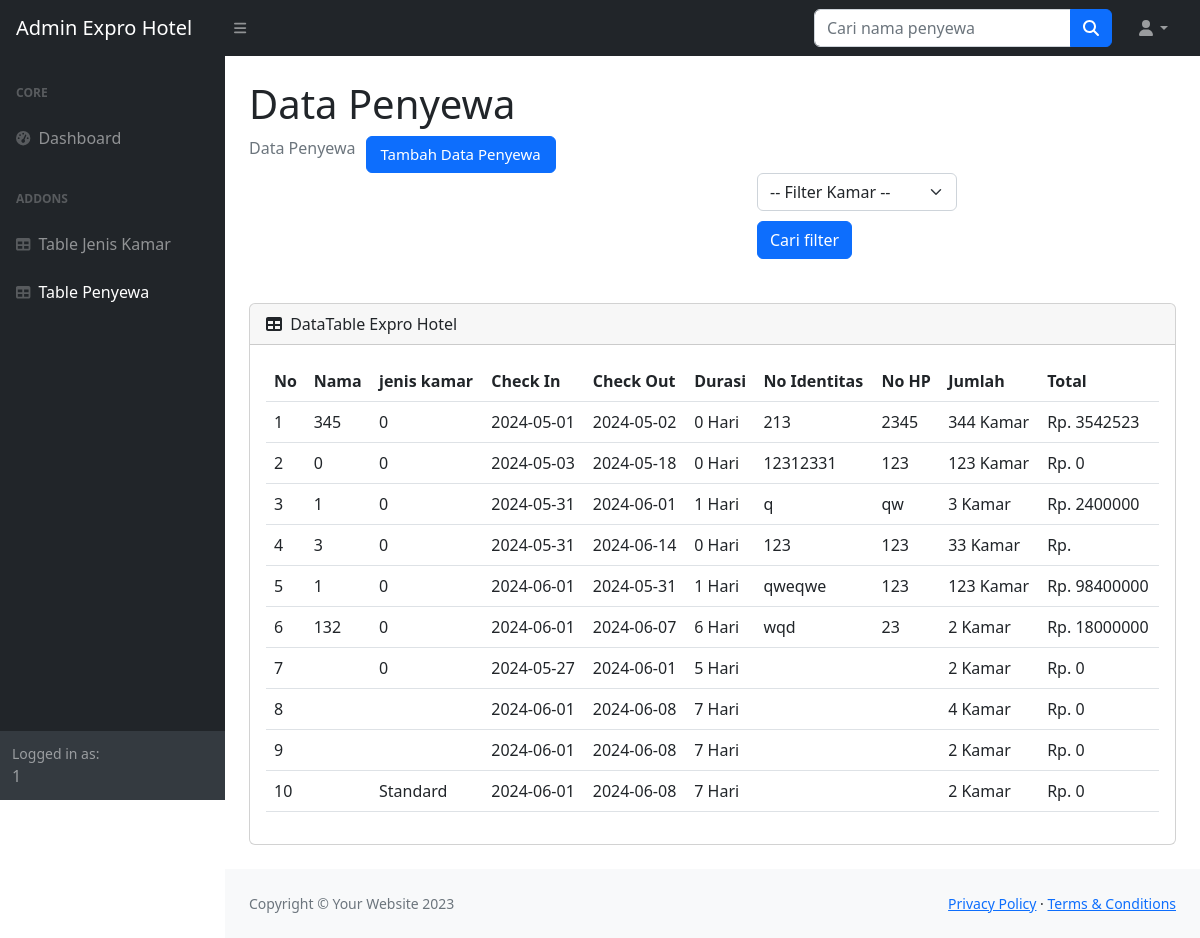
The app's page /table/Table_penyewa.php (signed in) with its own data.
### tables this page shows
CREATE TABLE `tbl_penyewa` (
  `id_sewa` int(100) NOT NULL,
  `nama` varchar(100) NOT NULL,
  `jenis_kamar` varchar(100) NOT NULL,
  `check_in` date NOT NULL DEFAULT current_timestamp(),
  `check_out` date NOT NULL DEFAULT current_timestamp(),
  `durasi` int(100) NOT NULL,
  `no_identitas` varchar(100) NOT NULL,
  `no_hp` varchar(100) NOT NULL,
  `jumlah` varchar(100) NOT NULL,
  `total` varchar(100) NOT NULL
);

### table/Table_penyewa.php (the view, shortened to what this page needs)
<?php
include "../Koneksi_ser.php";
?>
<!DOCTYPE html>
<html lang="en">
    <head>
        <link href="https://cdn.jsdelivr.net/npm/simple-datatables@7.1.2/dist/style.min.css" rel="stylesheet" />
        <link href="../admin_template/css/styles.css" rel="stylesheet" />
    </head>
    <body class="sb-nav-fixed">
        <nav class="sb-topnav navbar navbar-expand navbar-dark bg-dark">
            <a class="navbar-brand ps-3" href="Table_admin.php">Admin Expro Hotel</a>
            <button class="btn btn-link btn-sm order-1 order-lg-0 me-4 me-lg-0" id="sidebarToggle" href="#!"><i class="fas fa-bars"></i></button>
            <form class="d-none d-md-inline-block form-inline ms-auto me-0 me-md-3 my-2 my-md-0" method="POST" action="../proses/Search_penyewa.php">
                <div class="input-group">
                    <input class="form-control" type="text" name="nama" placeholder="Cari nama penyewa" aria-label="Cari nama penyewa" aria-describedby="btnNavbarSearch" />
                    <button class="btn btn-primary" id="btnNavbarSearch" name="search" type="submit"><i class="fas fa-search"></i></button>
                </div>
            </form>
            <ul class="navbar-nav ms-auto ms-md-0 me-3 me-lg-4">
                <li class="nav-item dropdown">
                    <a class="nav-link dropdown-toggle" id="navbarDropdown" href="#" role="button" data-bs-toggle="dropdown" aria-expanded="false"><i class="fas fa-user fa-fw"></i></a>
                </li>
            </ul>
        </nav>
        <div id="layoutSidenav">
            <div id="layoutSidenav_nav">
                <nav class="sb-sidenav accordion sb-sidenav-dark" id="sidenavAccordion">
                    <div class="sb-sidenav-menu">
                        <div class="nav">
                            <div class="sb-sidenav-menu-heading">Core</div>
                            <a class="nav-link" href="Table_admin.php">
                                <div class="sb-nav-link-icon"><i class="fas fa-tachometer-alt"></i></div>
                                Dashboard
                            </a>
                            <div class="sb-sidenav-menu-heading">Addons</div>
                            <a class="nav-link" href="Table_jenis_kamar.php">
                                <div class="sb-nav-link-icon"><i class="fas fa-table"></i></div>
                                Table Jenis Kamar
                            </a>
                            <a class="nav-link" href="Table_penyewa.php">
                                <div class="sb-nav-link-icon"><i class="fas fa-table"></i></div>
                                <span>Table Penyewa</span>
                            </a>
                        </div>
                    </div>
                    <div class="sb-sidenav-footer">
                        <div class="small">Logged in as:</div>
                        <?php echo $_SESSION["username"]?>
                    </div>
                </nav>
            </div>
            <div id="layoutSidenav_content">
                <main>
                    <div class="container-fluid px-4">
                        <h1 class="mt-4">Data Penyewa</h1>
                        <ol class="breadcrumb mb-4">
                            <li class="breadcrumb-item active">Data Penyewa</li>
                            <a href="../tambah/Tambah_penyewa.php"><button type="submit" class="btn btn-primary" style="width:190px; margin-left:10px; font-size:15px;">Tambah Data Penyewa</button></a>
                            <form style="margin-bottom:20px; margin-left:508px;" action="../proses/Search_penyewa_2.php" method="POST">
                                <select class="form-select" name="jenis_kamar" style="width:200px;" aria-describedby="filter">
                                    <option selected>-- Filter Kamar --</option>
                                </select>
                                <button type="submit" id="filter" style="margin-top:10px;" class="btn btn-primary" name="filter">Cari filter</button>
                            </form>
                        </ol>
                        <div class="card mb-4">
                            <div class="card-header">
                                <i class="fas fa-table me-1"></i>
                                DataTable Expro Hotel
                            </div>
                            <div class="card-body">
                                <table id="datatablesSimple" class="table">
                                    <thead>
                                        <tr>
                                            <th>No</th>
                                            <th>Nama</th>
                                            <th>jenis kamar</th>
                                            <th>Check In</th>
                                            <th>Check Out</th>
                                            <th>Durasi</th>
                                            <th>No Identitas</th>
                                            <th>No HP</th>
                                            <th>Jumlah</th>
                                            <th>Total</th>
                                        </tr>
                                <?php
                                    $sql = "SELECT * FROM tbl_penyewa";
                                    $hasil = $db->query($sql);
                                    $no = 1;
                                    foreach ($hasil as $row) {
                                ?>
                                    <tr>
                                        <td><?php echo $no++;?></td>
                                        <td><?php echo $row['nama'];?></td>
                                        <td><?php echo $row['jenis_kamar'];?></td>
                                        <td><?php echo $row['check_in'];?></td>
                                        <td><?php echo $row['check_out'];?></td>
                                        <td><?php echo $row['durasi']." Hari";?></td>
                                        <td><?php echo $row['no_identitas'];?></td>
                                        <td><?php echo $row['no_hp'];?></td>
                                        <td><?php echo $row['jumlah']. " Kamar";?></td>
                                        <td><?php echo "Rp. ". $row['total'];?></td>
                                    </tr>
                                    <?php
                                        }
                                    ?>
                                    </thead>
                                </table>
                            </div>
                        </div>
                    </div>
                </main>
                <footer class="py-4 bg-light mt-auto">
                    <div class="container-fluid px-4">
                        <div class="d-flex align-items-center justify-content-between small">
                            <div class="text-muted">Copyright &copy; Your Website 2023</div>
                            <div>
                                <a href="#">Privacy Policy</a>
                                &middot;
                                <a href="#">Terms &amp; Conditions</a>
                            </div>
                        </div>
                    </div>
                </footer>
            </div>
        </div>
    </body>
</html>

### table/Table_penyewa.php (style rules this page uses)
span { color:white; }

### records on screen
tbl_penyewa: nama "345", jenis_kamar "0", check_in "2024-05-01", check_out "2024-05-02", durasi "0", no_identitas "213", no_hp "2345", jumlah "344", total "3542523"
tbl_penyewa: nama "0", jenis_kamar "0", check_in "2024-05-03", check_out "2024-05-18", durasi "0", no_identitas "12312331", no_hp "123", jumlah "123", total "0"
tbl_penyewa: nama "1", jenis_kamar "0", check_in "2024-05-31", check_out "2024-06-01", durasi "1", no_identitas "q", no_hp "qw", jumlah "3", total "2400000"
tbl_penyewa: nama "3", jenis_kamar "0", check_in "2024-05-31", check_out "2024-06-14", durasi "0", no_identitas "123", no_hp "123", jumlah "33"
tbl_penyewa: nama "1", jenis_kamar "0", check_in "2024-06-01", check_out "2024-05-31", durasi "1", no_identitas "qweqwe", no_hp "123", jumlah "123", total "98400000"
tbl_penyewa: nama "132", jenis_kamar "0", check_in "2024-06-01", check_out "2024-06-07", durasi "6", no_identitas "wqd", no_hp "23", jumlah "2", total "18000000"
tbl_penyewa: jenis_kamar "0", check_in "2024-05-27", check_out "2024-06-01", durasi "5", jumlah "2", total "0"
tbl_penyewa: check_in "2024-06-01", check_out "2024-06-08", durasi "7", jumlah "4", total "0"
tbl_penyewa: check_in "2024-06-01", check_out "2024-06-08", durasi "7", jumlah "2", total "0"
tbl_penyewa: jenis_kamar "Standard", check_in "2024-06-01", check_out "2024-06-08", durasi "7", jumlah "2", total "0"

### other values on screen
$_SESSION["username"] "1"
